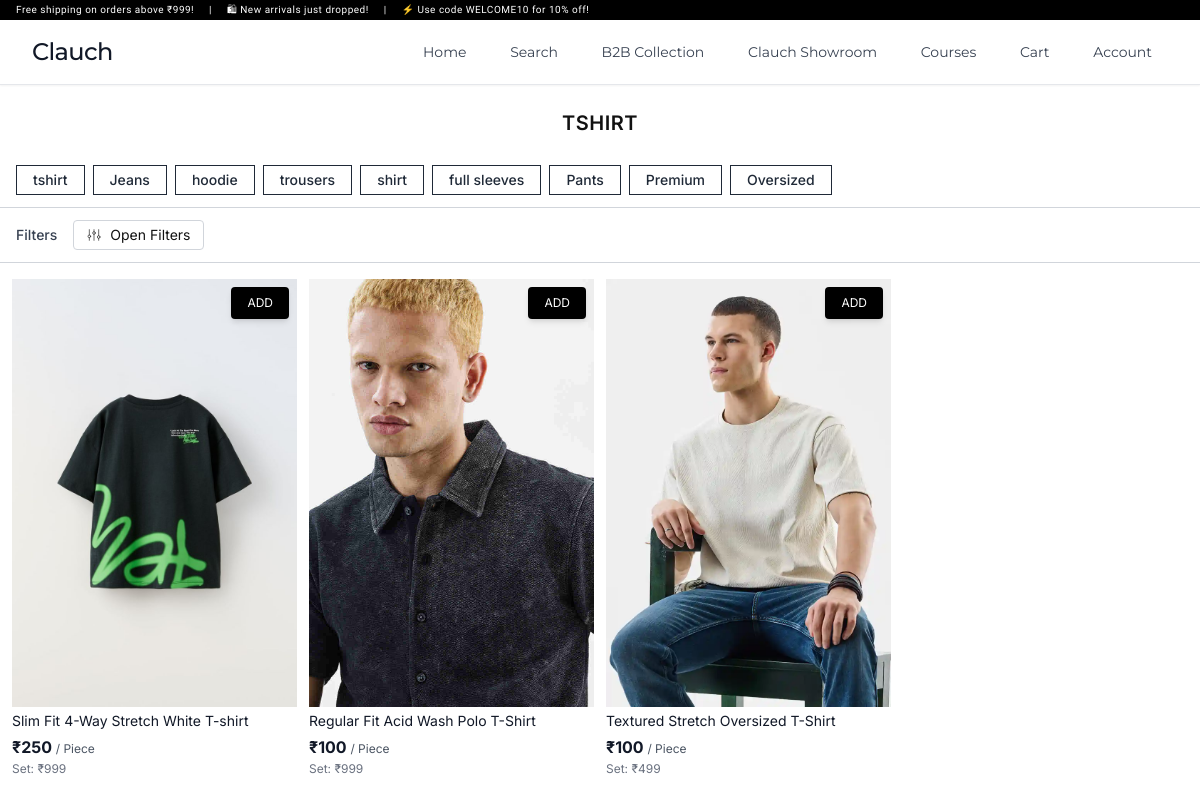
Screenshot of /category/tshirt/ with the database file from the repository.
### user/models.py (models this page shows, shortened)
class Category(models.Model):
    name = models.CharField(max_length=100, unique=True)
    image = models.ImageField(upload_to='categories/')
    slug = models.SlugField(unique=True, blank=True)

class Product(models.Model):
    name = models.CharField(max_length=200)
    slug = models.SlugField(unique=True, blank=True)
    categories = models.ManyToManyField('Category', related_name='products')
    price = models.DecimalField(max_digits=10, decimal_places=2, help_text="Price for one full set.")
    discount_price = models.DecimalField(max_digits=10, decimal_places=2, null=True, blank=True,
                                         help_text="Discounted price for one full set.")
    sizes = models.CharField(
        max_length=255,
        help_text="Composition of sizes in the set (e.g., '1S, 2M, 1L, 1XL')."
    )
    weight = models.FloatField(
        default=0.5,
        help_text="Weight of the packaged set in kilograms (kg)."
    )
    length = models.FloatField(
        default=30.0,
        help_text="Length of the packaged set in centimeters (cm)."
    )
    width = models.FloatField(
        default=20.0,
        help_text="Width of the packaged set in centimeters (cm)."
    )
    height = models.FloatField(
        default=10.0,
        help_text="Height of the packaged set in centimeters (cm)."
    )
    rating = models.FloatField(default=0.0)
    reviews_count = models.PositiveIntegerField(default=0)
    description = models.TextField()
    html_description = RichTextField()
    primary_image = models.ImageField(upload_to='products/primary/')
    hover_image = models.ImageField(upload_to='products/hover/', null=True, blank=True, help_text="Image shown on hover.")
    size_chart = models.ImageField(upload_to='products/size_charts/', null=True, blank=True)
    created_at = models.DateTimeField(auto_now_add=True)
    def get_total_pieces_in_set(self):
        total_pieces = 0
        pieces_matches = re.findall(r'(\d+)?([A-Z]{1,3}|\d{2})', self.sizes.replace(' ', ''))
        for count_str, _size_code in pieces_matches:
            try:
                count = int(count_str) if count_str else 1
                total_pieces += count
            except ValueError:
                continue
        return total_pieces
    def get_current_price_per_piece(self):
        total_pieces = self.get_total_pieces_in_set()
        if total_pieces == 0:
            return 0.00
        current_price = self.discount_price if self.discount_price is not None else self.price
        return current_price / total_pieces

### user/views.py (the view)
# urls.py: path('category/<slug:slug>/', views.category_detail, name='category_detail'),
def category_detail(request, slug):
    category = get_object_or_404(Category, slug=slug)
    products = Product.objects.filter(categories=category).distinct()
    sizes = ["XS", "S", "M", "L", "XL", "XXL", "26", "28", "30", "32", "34", "36", "38", "40", "42"]
    colors = ["Black", "White", "Grey", "Beige", "Blue", "Green", "Red", "Yellow", "Brown", "Orange"]
    sleeves = ["Full Sleeve", "Half Sleeve", "Sleeveless"]
    all_categories = Category.objects.all()
    return render(request, 'category_detail.html', {
        'category': category,
        'products': products,
        'categories': all_categories,
        'sizes': sizes,
        'colors': colors,
        'sleeves': sleeves,
    })

### user/templates/category_detail.html (shortened to what this page needs)
{% extends "base.html" %}
{% load static %}
{% block content %}
<div class="text-center text-lg sm:text-xl font-semibold mt-6 mb-4 uppercase tracking-wide">
    {{ category.name }}
</div>
<div class="w-full overflow-x-auto whitespace-nowrap border-b border-gray-300 py-3 px-4 bg-white flex items-center">
    <div class="flex gap-2 flex-grow">
        {% for label in categories %}
        <a href="{% url 'category_detail' label.slug %}">
            <button class="px-4 py-1 border text-xs sm:text-sm border-gray-800 text-gray-800 font-medium hover:bg-black hover:text-white transition-all duration-200">
                {{ label.name }}
            </button>
        </a>
        {% endfor %}
    </div>
</div>
<div class="w-full px-4 py-3 bg-white border-b border-gray-300 flex items-center justify-between sm:justify-start sm:gap-4">
    <span class="text-sm font-medium text-gray-700">Filters</span>
    <button onclick="toggleFilter()" class="ml-auto sm:ml-0 flex items-center gap-2 border border-gray-300 px-3 py-1 rounded text-sm hover:bg-black hover:text-white transition-all">
        <img src="{% static 'icons/filter.svg' %}" alt="Filter" class="w-4 h-4">
        <span>Open Filters</span>
    </button>
</div>
<div class="grid grid-cols-2 sm:grid-cols-3 md:grid-cols-4 gap-3 px-3 pt-4 pb-10">
    {% for product in products %}
    <div class="w-full">
        <div class="relative">
            <a href="{% url 'product_detail' product.slug %}">
                 <img src="{{ product.primary_image.url }}" alt="{{ product.name }}" class="w-full h-auto object-contain bg-white">
            </a>
            <button class="absolute top-2 right-2 bg-black text-white text-xs px-4 py-2 rounded shadow-md hover:shadow-lg transition-all">
                ADD
            </button>
        </div>
        <div class="pt-1 pb-2">
            <p class="text-xs sm:text-sm text-gray-900 leading-tight truncate">{{ product.name }}</p>
            <div class="text-base font-bold text-gray-900 mt-1">
              ₹{{ product.get_current_price_per_piece|floatformat:0 }} <span class="text-xs font-normal text-gray-600">/ Piece</span>
            </div>
            {% if product.get_total_pieces_in_set > 0 %}
                <p class="text-xs text-gray-500 mt-0.5">
                    Set: ₹{{ product.discount_price|default:product.price|floatformat:0 }}
                </p>
            {% endif %}
        </div>
    </div>
    {% endfor %}
</div>
{% endblock %}

### rows the page displays
Category: name "TSHIRT", name "tshirt"
Category: name "Jeans"
Category: name "hoodie"
Category: name "trousers"
Category: name "shirt"
Category: name "full sleeves"
Category: name "Pants"
Category: name "Premium"
Category: name "Oversized"
Product: primary_image (picture), name "Slim Fit 4-Way Stretch White T-shirt", get_current_price_per_piece "250", discount_price "999"
Product: primary_image (picture), name "Regular Fit Acid Wash Polo T-Shirt", get_current_price_per_piece "100", discount_price "999"
Product: primary_image (picture), name "Textured Stretch Oversized T-Shirt", get_current_price_per_piece "100", discount_price "499"
